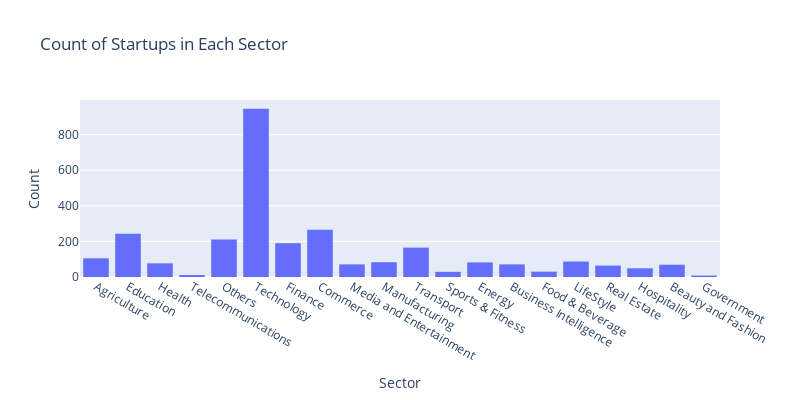

This figure's notebook cell:
### Markdown cell above
Categorical Variables

### Code cell
# Create a count plot for Sector using Plotly Express
fig = px.histogram(final_dataset, x='sector', title='Count of Startups in Each Sector')

# Update layout
fig.update_layout(xaxis_title='Sector', yaxis_title='Count', barmode='group',height =400, width = 800)

# Show the plot
fig.show()

### Figure 1 — Plotly figure (JSON) as saved in the notebook; plotly's stock layout.template omitted (floating-point values rounded to 4 significant figures; data arrays with more than 128 entries replaced by an {"elided": "..."} marker saying what was removed)
{"data": [{"alignmentgroup": "True", "bingroup": "x", "hovertemplate": "sector=%{x}<br>count=%{y}<extra></extra>", "legendgroup": "", "marker": {"color": "#636efa", "pattern": {"shape": ""}}, "name": "", "offsetgroup": "", "orientation": "v", "showlegend": false, "type": "histogram", "x": {"elided": "2856 str values"}, "xaxis": "x", "yaxis": "y"}], "layout": {"barmode": "group", "height": 400, "legend": {"tracegroupgap": 0}, "title": {"text": "Count of Startups in Each Sector"}, "width": 800, "xaxis": {"anchor": "y", "domain": [0, 1], "title": {"text": "Sector"}}, "yaxis": {"anchor": "x", "domain": [0, 1], "title": {"text": "Count"}}}}
